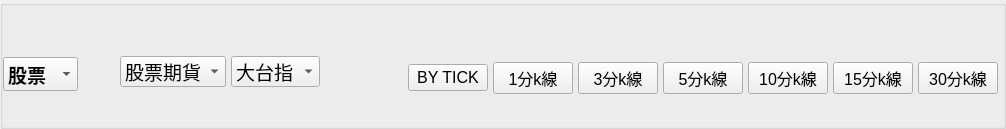
<?xml version="1.0" encoding="UTF-8"?>
<ui version="4.0">
 <class>LayerTopMenu</class>
 <widget class="QWidget" name="LayerTopMenu">
  <property name="geometry">
   <rect>
    <x>0</x>
    <y>0</y>
    <width>1006</width>
    <height>129</height>
   </rect>
  </property>
  <property name="windowTitle">
   <string>Form</string>
  </property>
  <layout class="QGridLayout" name="gridLayout_4">
   <property name="leftMargin">
    <number>0</number>
   </property>
   <property name="topMargin">
    <number>0</number>
   </property>
   <property name="rightMargin">
    <number>0</number>
   </property>
   <property name="bottomMargin">
    <number>0</number>
   </property>
   <property name="spacing">
    <number>0</number>
   </property>
   <item row="0" column="0">
    <widget class="QWidget" name="wBg" native="true">
     <layout class="QGridLayout" name="gridLayout_3">
      <property name="leftMargin">
       <number>0</number>
      </property>
      <property name="topMargin">
       <number>0</number>
      </property>
      <property name="rightMargin">
       <number>0</number>
      </property>
      <property name="bottomMargin">
       <number>0</number>
      </property>
      <property name="spacing">
       <number>0</number>
      </property>
      <item row="0" column="2">
       <widget class="QGroupBox" name="groupBox">
        <property name="title">
         <string/>
        </property>
        <property name="alignment">
         <set>Qt::AlignCenter</set>
        </property>
        <widget class="QComboBox" name="cbKind">
         <property name="geometry">
          <rect>
           <x>3</x>
           <y>57</y>
           <width>75</width>
           <height>34</height>
          </rect>
         </property>
         <property name="minimumSize">
          <size>
           <width>75</width>
           <height>0</height>
          </size>
         </property>
         <property name="maximumSize">
          <size>
           <width>100</width>
           <height>16777215</height>
          </size>
         </property>
         <property name="font">
          <font>
           <pointsize>14</pointsize>
           <weight>75</weight>
           <bold>true</bold>
          </font>
         </property>
         <item>
          <property name="text">
           <string>股票</string>
          </property>
         </item>
         <item>
          <property name="text">
           <string>期貨</string>
          </property>
         </item>
        </widget>
        <widget class="QStackedWidget" name="stackSelectType">
         <property name="geometry">
          <rect>
           <x>120</x>
           <y>50</y>
           <width>200</width>
           <height>43</height>
          </rect>
         </property>
         <property name="minimumSize">
          <size>
           <width>180</width>
           <height>0</height>
          </size>
         </property>
         <property name="maximumSize">
          <size>
           <width>200</width>
           <height>16777215</height>
          </size>
         </property>
         <property name="font">
          <font>
           <pointsize>14</pointsize>
          </font>
         </property>
         <property name="currentIndex">
          <number>1</number>
         </property>
         <widget class="QWidget" name="page">
          <layout class="QHBoxLayout" name="horizontalLayout">
           <property name="spacing">
            <number>5</number>
           </property>
           <property name="leftMargin">
            <number>5</number>
           </property>
           <property name="topMargin">
            <number>0</number>
           </property>
           <property name="rightMargin">
            <number>5</number>
           </property>
           <property name="bottomMargin">
            <number>0</number>
           </property>
           <item>
            <widget class="QComboBox" name="comboBox">
             <property name="minimumSize">
              <size>
               <width>75</width>
               <height>0</height>
              </size>
             </property>
             <property name="maximumSize">
              <size>
               <width>100</width>
               <height>16777215</height>
              </size>
             </property>
             <property name="font">
              <font>
               <pointsize>14</pointsize>
              </font>
             </property>
             <item>
              <property name="text">
               <string>上市</string>
              </property>
             </item>
             <item>
              <property name="text">
               <string>上櫃</string>
              </property>
             </item>
             <item>
              <property name="text">
               <string>興櫃</string>
              </property>
             </item>
            </widget>
           </item>
           <item>
            <widget class="QLineEdit" name="lineEdit">
             <property name="minimumSize">
              <size>
               <width>100</width>
               <height>0</height>
              </size>
             </property>
             <property name="maximumSize">
              <size>
               <width>200</width>
               <height>16777215</height>
              </size>
             </property>
             <property name="font">
              <font>
               <pointsize>14</pointsize>
              </font>
             </property>
             <property name="placeholderText">
              <string>請輸入代號</string>
             </property>
            </widget>
           </item>
          </layout>
         </widget>
         <widget class="QWidget" name="page_2">
          <layout class="QGridLayout" name="gridLayout_2">
           <property name="leftMargin">
            <number>0</number>
           </property>
           <property name="topMargin">
            <number>0</number>
           </property>
           <property name="rightMargin">
            <number>0</number>
           </property>
           <property name="bottomMargin">
            <number>0</number>
           </property>
           <property name="horizontalSpacing">
            <number>5</number>
           </property>
           <property name="verticalSpacing">
            <number>0</number>
           </property>
           <item row="0" column="0">
            <widget class="QComboBox" name="comboBox_2">
             <property name="font">
              <font>
               <pointsize>14</pointsize>
              </font>
             </property>
             <item>
              <property name="text">
               <string>股票期貨</string>
              </property>
             </item>
             <item>
              <property name="text">
               <string>選擇權</string>
              </property>
             </item>
            </widget>
           </item>
           <item row="0" column="1">
            <widget class="QComboBox" name="comboBox_3">
             <property name="font">
              <font>
               <pointsize>14</pointsize>
              </font>
             </property>
             <item>
              <property name="text">
               <string>大台指</string>
              </property>
             </item>
             <item>
              <property name="text">
               <string>小台指</string>
              </property>
             </item>
            </widget>
           </item>
          </layout>
         </widget>
        </widget>
        <widget class="QStackedWidget" name="stackSelectItem">
         <property name="geometry">
          <rect>
           <x>403</x>
           <y>33</y>
           <width>600</width>
           <height>91</height>
          </rect>
         </property>
         <widget class="QWidget" name="page_3">
          <layout class="QGridLayout" name="gridLayout">
           <property name="leftMargin">
            <number>5</number>
           </property>
           <property name="topMargin">
            <number>0</number>
           </property>
           <property name="rightMargin">
            <number>5</number>
           </property>
           <property name="bottomMargin">
            <number>0</number>
           </property>
           <property name="horizontalSpacing">
            <number>5</number>
           </property>
           <property name="verticalSpacing">
            <number>0</number>
           </property>
           <item row="0" column="0">
            <widget class="QPushButton" name="btnTick">
             <property name="minimumSize">
              <size>
               <width>60</width>
               <height>0</height>
              </size>
             </property>
             <property name="font">
              <font>
               <pointsize>12</pointsize>
              </font>
             </property>
             <property name="text">
              <string>BY TICK</string>
             </property>
             <property name="checkable">
              <bool>true</bool>
             </property>
            </widget>
           </item>
           <item row="0" column="1">
            <widget class="QPushButton" name="btn1k">
             <property name="minimumSize">
              <size>
               <width>60</width>
               <height>0</height>
              </size>
             </property>
             <property name="font">
              <font>
               <pointsize>12</pointsize>
              </font>
             </property>
             <property name="text">
              <string>1分k線</string>
             </property>
             <property name="checkable">
              <bool>true</bool>
             </property>
            </widget>
           </item>
           <item row="0" column="2">
            <widget class="QPushButton" name="btn3k">
             <property name="minimumSize">
              <size>
               <width>60</width>
               <height>0</height>
              </size>
             </property>
             <property name="font">
              <font>
               <pointsize>12</pointsize>
              </font>
             </property>
             <property name="text">
              <string>3分k線</string>
             </property>
             <property name="checkable">
              <bool>true</bool>
             </property>
            </widget>
           </item>
           <item row="0" column="3">
            <widget class="QPushButton" name="btn5k">
             <property name="minimumSize">
              <size>
               <width>60</width>
               <height>0</height>
              </size>
             </property>
             <property name="font">
              <font>
               <pointsize>12</pointsize>
              </font>
             </property>
             <property name="text">
              <string>5分k線</string>
             </property>
             <property name="checkable">
              <bool>true</bool>
             </property>
            </widget>
           </item>
           <item row="0" column="4">
            <widget class="QPushButton" name="btn10k">
             <property name="minimumSize">
              <size>
               <width>60</width>
               <height>0</height>
              </size>
             </property>
             <property name="font">
              <font>
               <pointsize>12</pointsize>
              </font>
             </property>
             <property name="text">
              <string>10分k線</string>
             </property>
             <property name="checkable">
              <bool>true</bool>
             </property>
            </widget>
           </item>
           <item row="0" column="5">
            <widget class="QPushButton" name="btn15k">
             <property name="minimumSize">
              <size>
               <width>60</width>
               <height>0</height>
              </size>
             </property>
             <property name="font">
              <font>
               <pointsize>12</pointsize>
              </font>
             </property>
             <property name="text">
              <string>15分k線</string>
             </property>
             <property name="checkable">
              <bool>true</bool>
             </property>
            </widget>
           </item>
           <item row="0" column="6">
            <widget class="QPushButton" name="btn30k">
             <property name="minimumSize">
              <size>
               <width>60</width>
               <height>0</height>
              </size>
             </property>
             <property name="font">
              <font>
               <pointsize>12</pointsize>
              </font>
             </property>
             <property name="text">
              <string>30分k線</string>
             </property>
             <property name="checkable">
              <bool>true</bool>
             </property>
            </widget>
           </item>
          </layout>
         </widget>
         <widget class="QWidget" name="page_4"/>
        </widget>
       </widget>
      </item>
     </layout>
    </widget>
   </item>
  </layout>
 </widget>
 <resources/>
 <connections/>
</ui>
